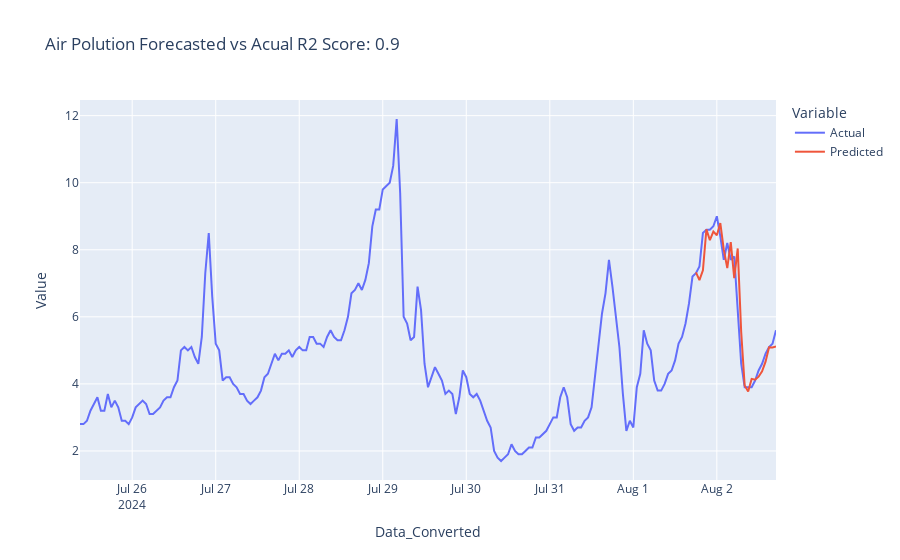

Notebook code cell kept with this figure:
### Code cell
# Graphing predictions vs actual values
predictions_fig = px.line(compare_df,x = 'Data_Converted', y = 'Value', color = 'Variable', 
                            title = 'Air Polution Forecasted vs Acual ' + 'R2 Score: '+ str(round(r2,2)))
predictions_fig.show()

### Figure 1 — Plotly figure (JSON) as saved in the notebook; plotly's stock layout.template omitted (floating-point values rounded to 4 significant figures; data arrays with more than 128 entries replaced by an {"elided": "..."} marker saying what was removed)
{"data": [{"hovertemplate": "Variable=Actual<br>Data_Converted=%{x}<br>Value=%{y}<extra></extra>", "legendgroup": "Actual", "line": {"color": "#636efa", "dash": "solid"}, "marker": {"symbol": "circle"}, "mode": "lines", "name": "Actual", "orientation": "v", "showlegend": true, "type": "scatter", "x": {"elided": "200 str values"}, "xaxis": "x", "y": {"elided": "200 float values"}, "yaxis": "y"}, {"hovertemplate": "Variable=Predicted<br>Data_Converted=%{x}<br>Value=%{y}<extra></extra>", "legendgroup": "Predicted", "line": {"color": "#EF553B", "dash": "solid"}, "marker": {"symbol": "circle"}, "mode": "lines", "name": "Predicted", "orientation": "v", "showlegend": true, "type": "scatter", "x": ["2024-08-01 18:00:00+00:00", "2024-08-01 19:00:00+00:00", "2024-08-01 20:00:00+00:00", "2024-08-01 21:00:00+00:00", "2024-08-01 22:00:00+00:00", "2024-08-01 23:00:00+00:00", "2024-08-02 00:00:00+00:00", "2024-08-02 01:00:00+00:00", "2024-08-02 02:00:00+00:00", "2024-08-02 03:00:00+00:00", "2024-08-02 04:00:00+00:00", "2024-08-02 05:00:00+00:00", "2024-08-02 06:00:00+00:00", "2024-08-02 07:00:00+00:00", "2024-08-02 08:00:00+00:00", "2024-08-02 09:00:00+00:00", "2024-08-02 10:00:00+00:00", "2024-08-02 11:00:00+00:00", "2024-08-02 12:00:00+00:00", "2024-08-02 13:00:00+00:00", "2024-08-02 14:00:00+00:00", "2024-08-02 15:00:00+00:00", "2024-08-02 16:00:00+00:00", "2024-08-02 17:00:00+00:00"], "xaxis": "x", "y": [7.329, 7.093, 7.39, 8.607, 8.288, 8.54, 8.432, 8.798, 8.001, 7.454, 8.231, 7.153, 8.04, 5.547, 3.953, 3.776, 4.149, 4.126, 4.215, 4.376, 4.664, 5.093, 5.087, 5.112], "yaxis": "y"}], "layout": {"legend": {"title": {"text": "Variable"}, "tracegroupgap": 0}, "title": {"text": "Air Polution Forecasted vs Acual R2 Score: 0.9"}, "xaxis": {"anchor": "y", "domain": [0, 1], "title": {"text": "Data_Converted"}}, "yaxis": {"anchor": "x", "domain": [0, 1], "title": {"text": "Value"}}}}
